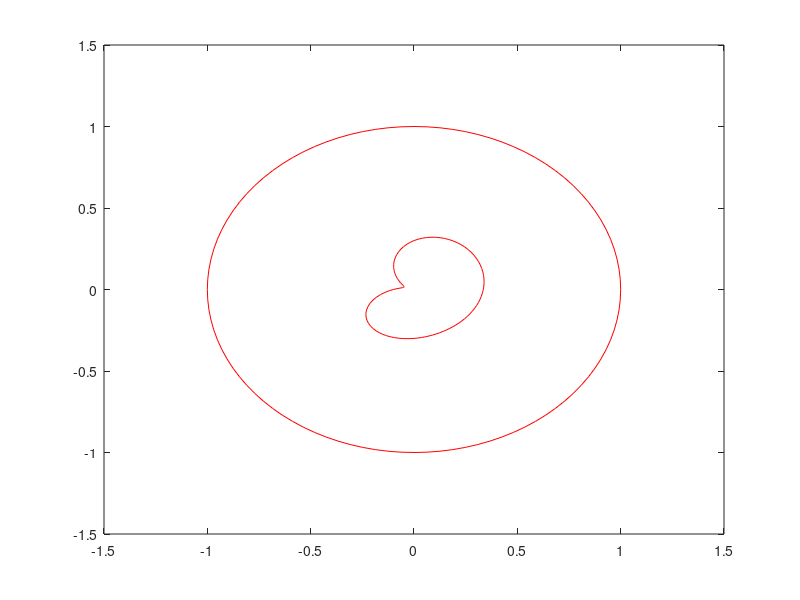

The MATLAB script that drew this image:
a=0:2*pi/100:2*pi;
x1=cos(a);y1=sin(a);
plot(x1,y1,'r')
axis([-1.5 1.5 -1.5 1.5])
hold on
r=0.3*(1+0.9*cos(a)+0.15*sin(2*a))./(1+0.7*cos(a));
x4=-0.0+r.*cos(a);y4=0.0+r.*sin(a);
plot(x4,y4,'r-')
